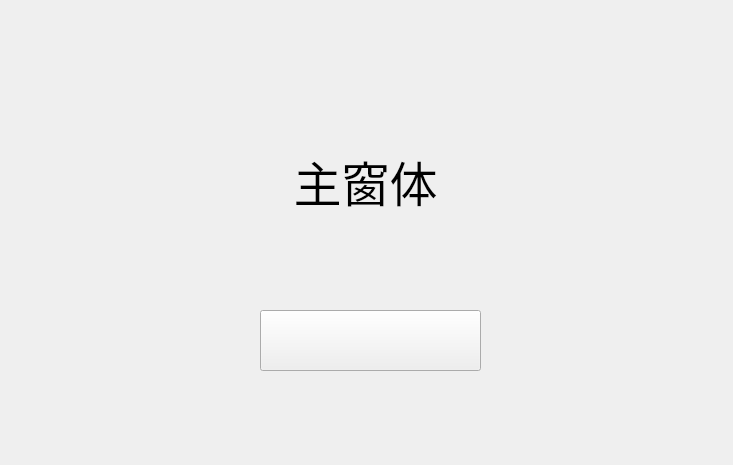
<?xml version="1.0" encoding="UTF-8"?>
<ui version="4.0">
 <class>Widget</class>
 <widget class="QWidget" name="Widget">
  <property name="geometry">
   <rect>
    <x>0</x>
    <y>0</y>
    <width>733</width>
    <height>465</height>
   </rect>
  </property>
  <property name="windowTitle">
   <string>Widget</string>
  </property>
  <widget class="QPushButton" name="pushButton">
   <property name="geometry">
    <rect>
     <x>260</x>
     <y>310</y>
     <width>221</width>
     <height>61</height>
    </rect>
   </property>
   <property name="text">
    <string/>
   </property>
  </widget>
  <widget class="QLabel" name="label">
   <property name="geometry">
    <rect>
     <x>150</x>
     <y>130</y>
     <width>431</width>
     <height>101</height>
    </rect>
   </property>
   <property name="font">
    <font>
     <family>Arial</family>
     <pointsize>36</pointsize>
    </font>
   </property>
   <property name="text">
    <string>主窗体</string>
   </property>
   <property name="alignment">
    <set>Qt::AlignCenter</set>
   </property>
  </widget>
 </widget>
 <layoutdefault spacing="6" margin="11"/>
 <resources/>
 <connections/>
</ui>
